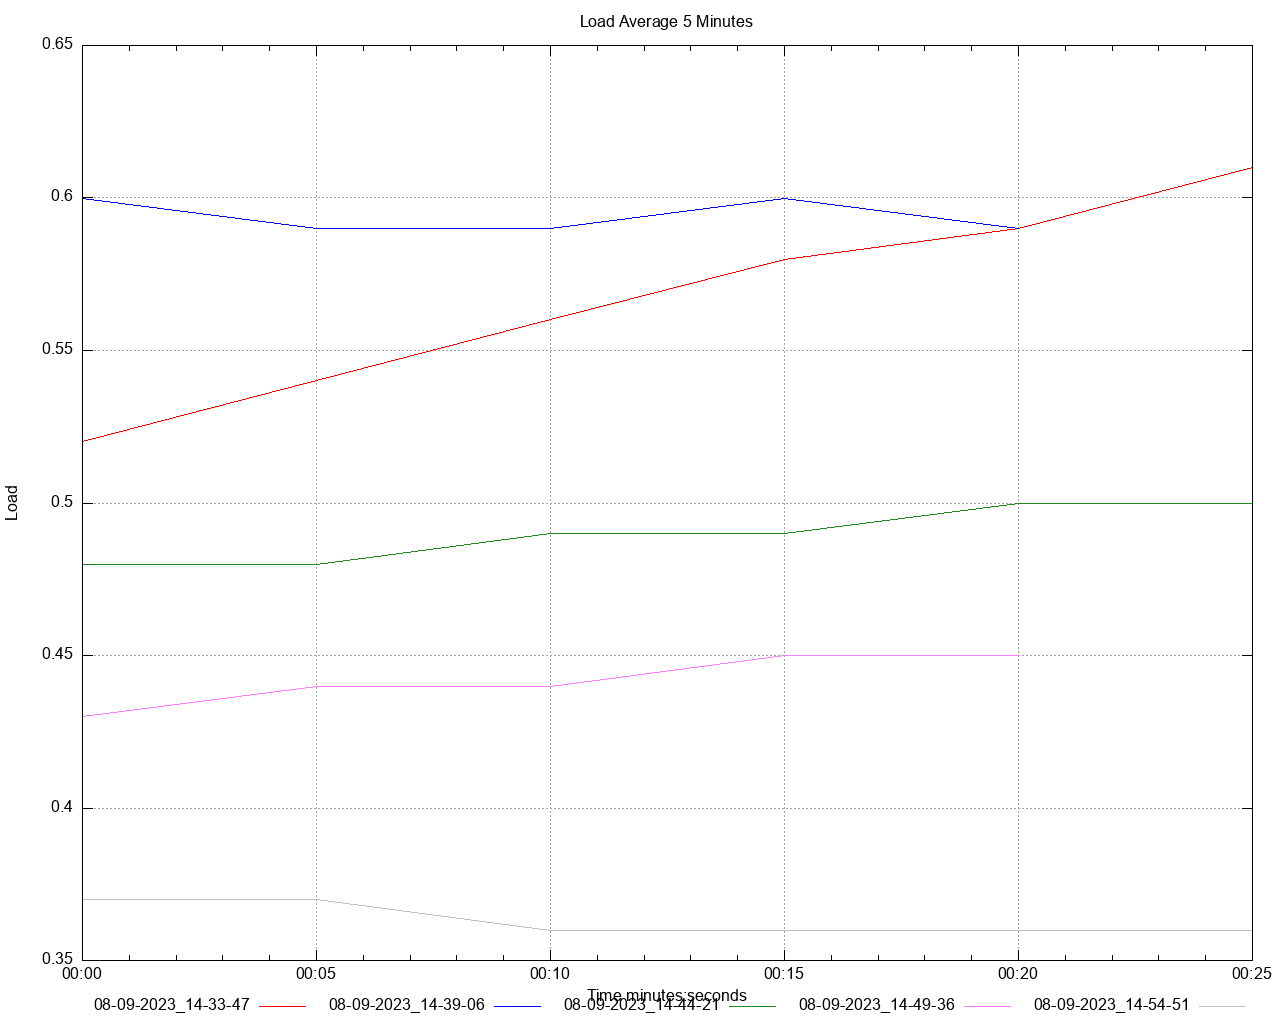

Reproduce this figure in gnuplot.
set title 'Load Average 5 Minutes' noenhanced
set style data lines
set datafile separator ","
set terminal png size 1280,1024
set grid
set key below
set xdata time
set timefmt "%s"
offset = 0
t0(x)=(offset=($0==0) ? x : offset, x - offset)
set xlabel 'Time minutes:seconds'
set ylabel 'Load'
set output '/Users/gbarnett/git/hazelcast-simulator/atomiclong-3node-member/atomicreference/dstat/load_average_5m_A1.png'
plot \
   '/Users/gbarnett/git/hazelcast-simulator/atomiclong-3node-member/atomicreference/data/load_average_5m_A1_1.data' using (t0(timecolumn(1))):2 title "08-09-2023_14-33-47" noenhanced lt rgb "red", \
   '/Users/gbarnett/git/hazelcast-simulator/atomiclong-3node-member/atomicreference/data/load_average_5m_A1_2.data' using (t0(timecolumn(1))):2 title "08-09-2023_14-39-06" noenhanced lt rgb "blue", \
   '/Users/gbarnett/git/hazelcast-simulator/atomiclong-3node-member/atomicreference/data/load_average_5m_A1_3.data' using (t0(timecolumn(1))):2 title "08-09-2023_14-44-21" noenhanced lt rgb "forest-green", \
   '/Users/gbarnett/git/hazelcast-simulator/atomiclong-3node-member/atomicreference/data/load_average_5m_A1_4.data' using (t0(timecolumn(1))):2 title "08-09-2023_14-49-36" noenhanced lt rgb "orchid", \
   '/Users/gbarnett/git/hazelcast-simulator/atomiclong-3node-member/atomicreference/data/load_average_5m_A1_5.data' using (t0(timecolumn(1))):2 title "08-09-2023_14-54-51" noenhanced lt rgb "grey", \
